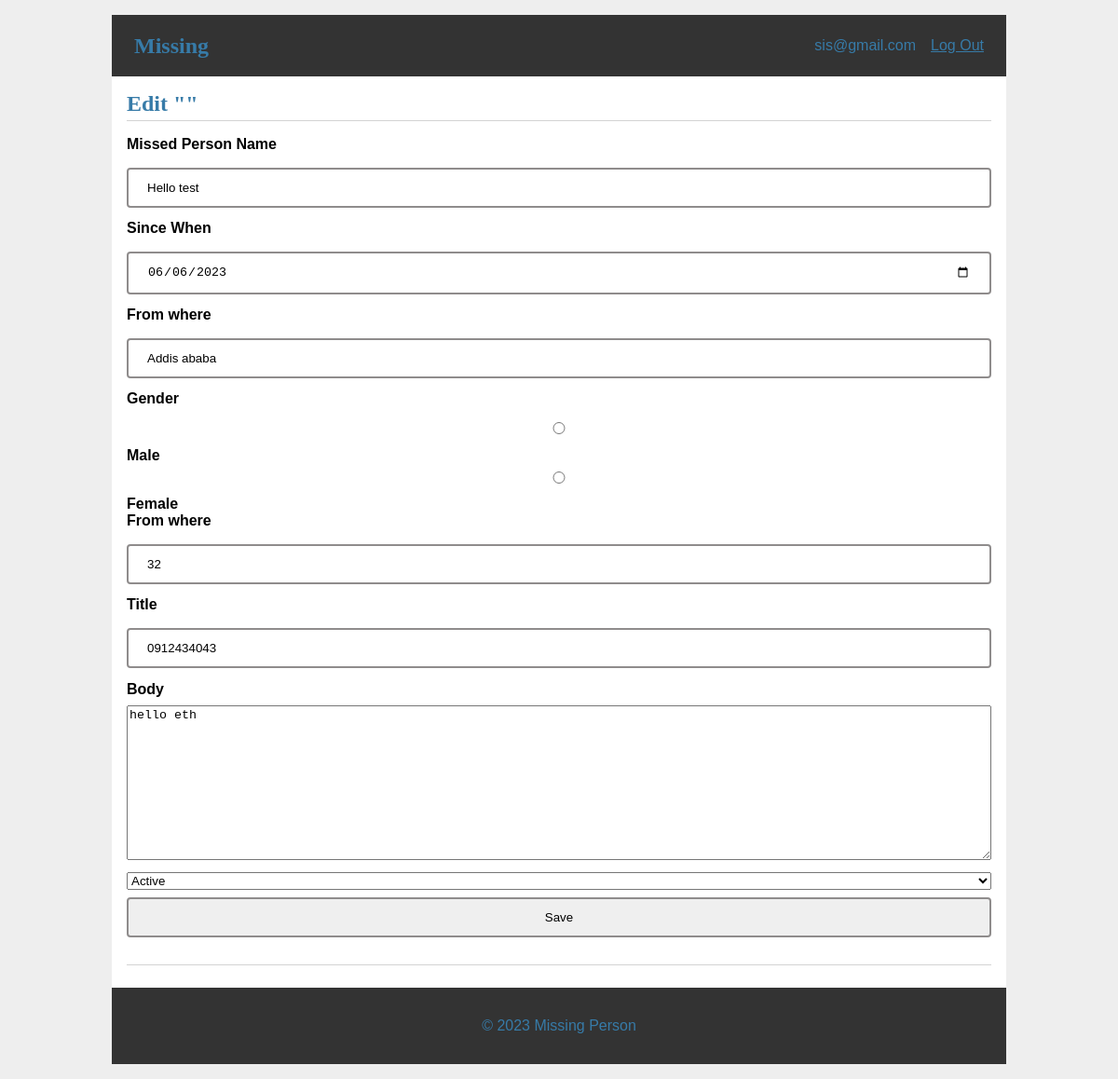
Page /3/update (signed in) on the committed database.
### tables this page shows
CREATE TABLE user (
  id INTEGER PRIMARY KEY AUTOINCREMENT,
  finder_name TEXT NOT NULL,
  phone TEXT NOT NULL,
  finder_location TEXT NOT NULL,
  email TEXT UNIQUE NOT NULL,
  password TEXT NOT NULL,
  role_id INTEGER NOT NULL,
  FOREIGN KEY (role_id) REFERENCES role (id)
);

CREATE TABLE post (
  id INTEGER PRIMARY KEY AUTOINCREMENT,
  finder_id INTEGER NOT NULL,
  created TIMESTAMP NOT NULL DEFAULT CURRENT_TIMESTAMP,
  missed_name TEXT NOT NULL,
  since TEXT NOT NULL,
  missing_from TEXT NOT NULL,
  gender TEXT NOT NULL,
  age TEXT NOT NULL,
  call_on TEXT NOT NULL,
  additional_info TEXT NOT NULL,
  photo_url TEXT NOT NULL,
  status TEXT NOT NULL,
  FOREIGN KEY (finder_id) REFERENCES user (id)
);

### missing/blog.py (the view, shortened to what this page needs)
@bp.route('/<int:id>/update', methods=('GET', 'POST'))
@login_required
def update(id):
    post = get_post(id)
    return render_template('blog/update.html', post=post)

### missing/auth.py (called while the page is built)
def login_required(view):
    @functools.wraps(view)
    def wrapped_view(**kwargs):
        if g.user is None:
            return redirect(url_for('auth.login'))
        return view(**kwargs)
    return wrapped_view

@bp.before_app_request
def load_logged_in_user():
    user_id = session.get('user_id')
    if user_id is None:
        g.user = None
    else:
        db = get_db()
        g.user = db.execute(
            'SELECT * FROM user WHERE id = ?', (user_id,)
        ).fetchone()

### missing/blog.py (called while the page is built)
def get_post(id, check_finder=True):
    post = get_db().execute(
        'SELECT p.id, missed_name, since, missing_from,  gender, age,  call_on, additional_info, created, finder_id, email'
        ' FROM post p JOIN user u ON p.finder_id = u.id'
        ' WHERE p.id = ?',
        (id,)
    ).fetchone()
    if post is None:
        abort(404, f"Post id {id} doesn't exist.")
    if check_finder and post['finder_id'] != g.user['id']:
        abort(403)
    return post

### missing/db.py (called while the page is built)
def get_db():
    if 'db' not in g:
        g.db = sqlite3.connect(
            current_app.config['DATABASE'],
            detect_types=sqlite3.PARSE_DECLTYPES
        )
        g.db.row_factory = sqlite3.Row
    return g.db

### missing/templates/blog/update.html (shortened to what this page needs)
{% extends 'base.html' %}
{% block header %}
  <h1>{% block title %}Edit "{{ post['title'] }}"{% endblock %}</h1>
{% endblock %}
{% block content %}
  <form method="post">
    <label for="missed_name">Missed Person Name</label>
    <input name="missed_name" id="missed_name"
      value="{{ request.form['missed_name'] or post['missed_name'] }}" required>
    <label for="since">Since When</label>
    <input type="date" name="since" id="since"
    value="{{ request.form['since'] or post['since'] }}" required>
    <label for="missing_from">From where</label>
    <input name="missing_from" id="missing_from"
    value="{{ request.form['missing_from'] or post['missing_from'] }}" required>
    <label for="title">Gender</label>
    <div class="form-check form-check-inline">
      <input class="form-check-input" type="radio" name="gender" id="male" value="Male" {% if request.form['gender'] == 'male' %}checked{% endif %} required>
      <label class="form-check-label" for="male">Male</label>
    </div>
    <div class="form-check form-check-inline">
      <input class="form-check-input" type="radio" name="gender" id="female" value="Female" {% if request.form['gender'] == 'female' %}checked{% endif %} required>
      <label class="form-check-label" for="female">Female</label>
    </div>
    <label for="age">From where</label>
    <input name="age" id="age"
    value="{{ request.form['age'] or post['age'] }}" required>
    <label for="call_on">Title</label>
    <input name="call_on" id="call_on"
    value="{{ request.form['call_on'] or post['call_on'] }}" required>
    <label for="additional_info">Body</label>
    <textarea name="additional_info" id="additional_info">{{ request.form['additional_info'] or post['additional_info'] }}</textarea>
    <select id="status" name="status" class="form-control" value="{{ request.form['status'] }}">
      <option value="active" {% if status == 'active' %}selected{% endif %}>Active</option>
    </select>
    <input type="submit" value="Save">
  </form>
  <hr>
{% endblock %}

### missing/templates/base.html (shortened to what this page needs)
<!doctype html>
<link rel="stylesheet" href="{{ url_for('static', filename='css/style.css') }}">
<nav>
  <h1><a href="{{ url_for('index') }}">Missing</a></h1>
  <ul>
    {% if g.user %}
      <li><span>{{ g.user['email'] }}</span>
      <li><a href="{{ url_for('auth.logout') }}">Log Out</a>
    {% else %}
      <li><a href="{{ url_for('auth.register') }}">Register</a>
      <li><a href="{{ url_for('auth.login') }}">Log In</a>
    {% endif %}
  </ul>
</nav>
<section class="content">
  <header>
    {% block header %}{% endblock %}
  </header>
  {% block content %}{% endblock %}
</section>
<footer>
  <p>&copy; 2023 Missing Person</p>
</footer>

### missing/static/css/style.css (style rules this page uses)
a { color: #377ba8; }
hr { border: none; border-top: 1px solid lightgray; }
nav h1 { flex: auto; margin: 0; }
nav h1 a { text-decoration: none; padding: 0.25rem 0.5rem; }
nav ul { display: flex; list-style: none; margin: 0; padding: 0; }
.content { padding: 0 1rem 1rem; }
.content > header { border-bottom: 1px solid lightgray; display: flex; align-items: flex-end; }
.content > header h1 { flex: auto; margin: 1rem 0 0.25rem 0; }
.content form { margin: 1em 0; display: flex; flex-direction: column; }
.content label { font-weight: bold; margin-bottom: 0.5em; }
.content input, .content textarea { margin-bottom: 1em; }
.content textarea { min-height: 12em; resize: vertical; }
input[type=submit] { align-self: start; min-width: 10em; }
ul { list-style: none; padding: 0; }
nav { background-color: #333; color: #377ba8; padding: 1rem; display: flex; align-items: center; }
nav ul li a, nav ul li span, header .action { display: block; padding: 0.5rem; }
h1 { font-family: serif; color: #377ba8; margin: 1rem 0; }
footer { background-color: #333; color:#377ba8; padding: 1rem; text-align: center; position: relative; }
input { width: 100%; padding: 12px 20px; margin: 8px 0; box-sizing: border-box; border: 2px solid #8f8c8c; border-radius: 4px; }

### rows in the picture
user: user.email "sis@gmail.com"
post: missed_name "Hello test", since "06/06/2023", missing_from "Addis ababa", age "32", call_on "0912434043", additional_info "hello eth"
